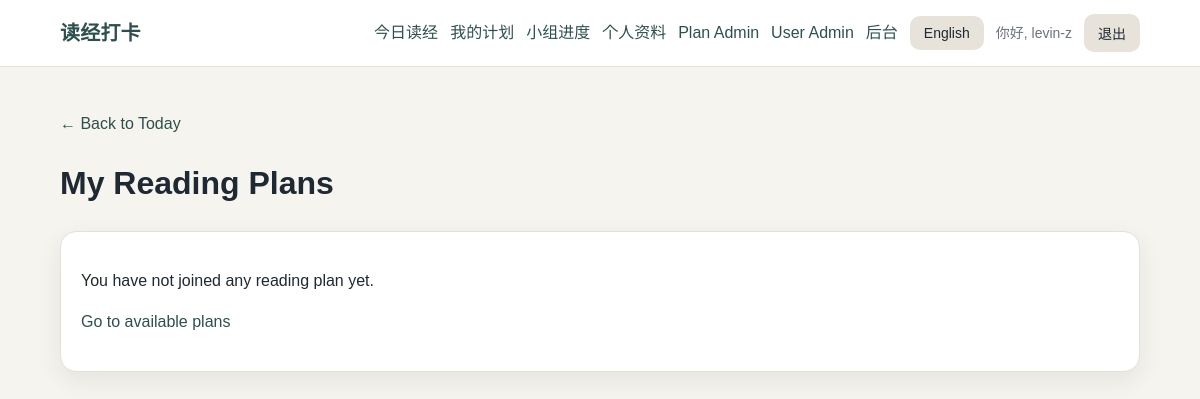
Page /plans/my/ (signed in) on the earlier database version.
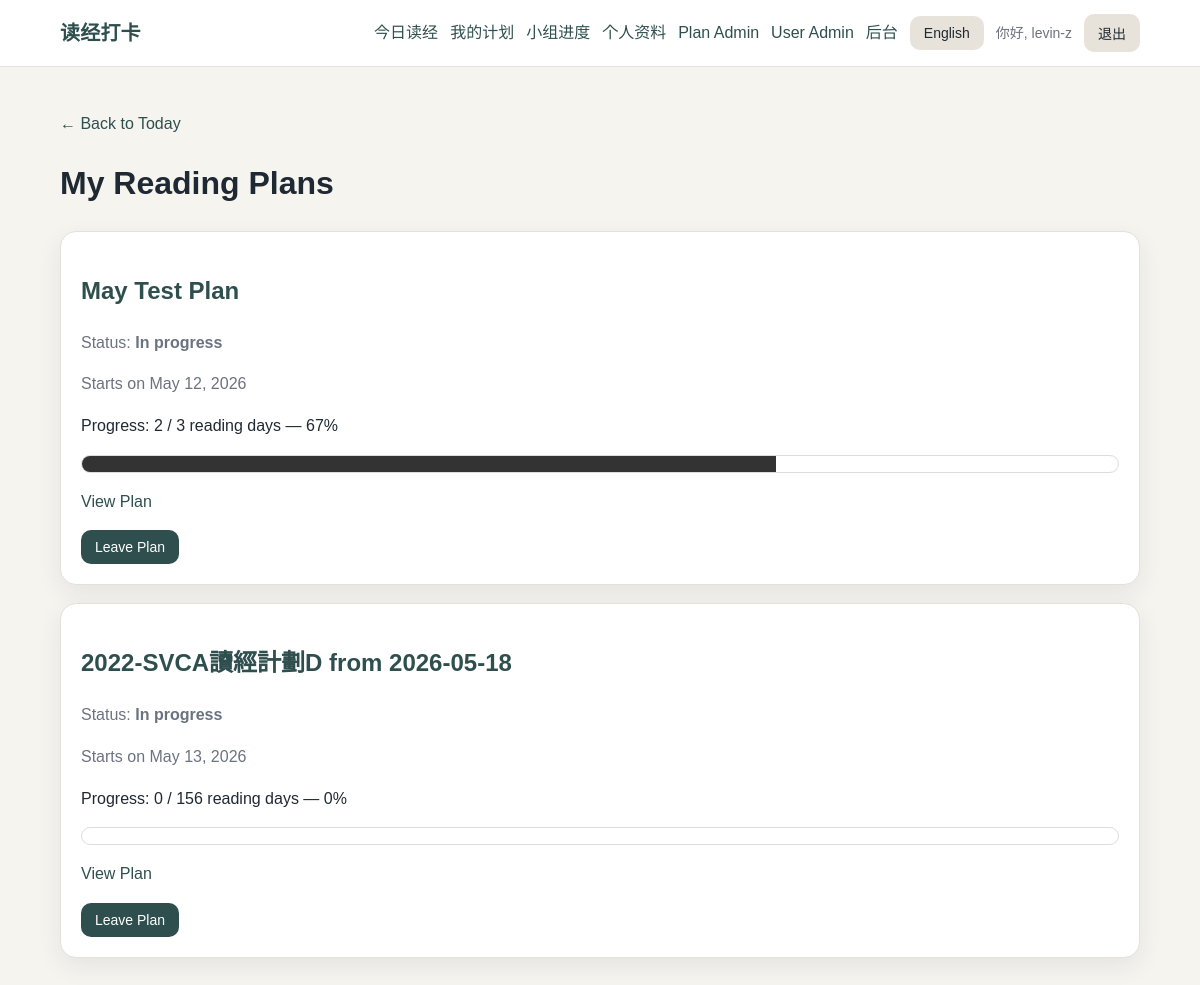
Same page on the later database version.
### reading/models.py (models this page shows, shortened)
class PlanEnrollment(models.Model):
    user = models.ForeignKey(settings.AUTH_USER_MODEL, on_delete=models.CASCADE, related_name="plan_enrollments")
    active_plan = models.ForeignKey(ActivePlan, on_delete=models.CASCADE, related_name="enrollments")
    joined_at = models.DateTimeField(auto_now_add=True)
    class Meta:
        constraints = [
            models.UniqueConstraint(
                fields=["user", "active_plan"],
                name="unique_user_active_plan_enrollment",
            )
        ]

class ActivePlan(models.Model):
    plan = models.ForeignKey(ReadingPlan, on_delete=models.PROTECT, related_name="active_runs")
    start_date = models.DateField()
    title = models.CharField(max_length=150, blank=True)
    class Meta:
        ordering = ["-start_date"]
    def __str__(self):
        return self.title or f"{self.plan.name} from {self.start_date}"
    def current_day_number(self):
        delta = timezone.localdate() - self.start_date
        return delta.days + 1

### reading/views.py (the view)
# urls.py: path("plans/my/", views.my_plans, name="my_plans"),
@login_required
def my_plans(request):
    enrollments = (
        PlanEnrollment.objects.filter(user=request.user)
        .select_related("active_plan", "active_plan__plan")
        .order_by("-joined_at")
    )
    plan_rows = []
    for enrollment in enrollments:
        active_plan = enrollment.active_plan
        plan_days = list(
            ReadingPlanDay.objects.filter(plan=active_plan.plan).order_by("day_number")
        )
        total_reading_days = len(plan_days)
        checked_days = CheckIn.objects.filter(
            user=request.user,
            active_plan=active_plan,
        ).count()
        progress_percent = (
            round((checked_days / total_reading_days) * 100)
            if total_reading_days
            else 0
        )
        max_day_number = (
            ReadingPlanDay.objects.filter(plan=active_plan.plan)
            .aggregate(max_day=Max("day_number"))
            .get("max_day")
            or 0
        )
        current_day_number = active_plan.current_day_number()
        if current_day_number < 1:
            status = "Not started"
        elif max_day_number and current_day_number > max_day_number:
            status = "Ended"
        else:
            status = "In progress"
        plan_rows.append(
            {
                "enrollment": enrollment,
                "active_plan": active_plan,
                "status": status,
                "checked_days": checked_days,
                "total_reading_days": total_reading_days,
                "progress_percent": progress_percent,
            }
        )
    return render(request, "reading/my_plans.html", {"plan_rows": plan_rows})

### accounts/context_processors.py (called while the page is built)
def language_context(request):
    language = get_user_language(request)
    other_language = "en" if language == "zh" else "zh"
    return {
        "language": language,
        "language_label": SUPPORTED_LANGUAGES[language],
        "other_language": other_language,
        "other_language_label": SUPPORTED_LANGUAGES[other_language],
        "supported_languages": SUPPORTED_LANGUAGES,
        "ui": UI_TEXT[language],
    }

### accounts/language.py (called while the page is built)
def normalize_language(language):
    if language in SUPPORTED_LANGUAGES:
        return language
    return DEFAULT_LANGUAGE

def get_user_language(request):
    language = request.GET.get("lang") or request.session.get("language")
    if language:
        return normalize_language(language)
    if request.user.is_authenticated:
        profile = getattr(request.user, "profile", None)
        if profile and profile.preferred_language:
            return normalize_language(profile.preferred_language)
    return DEFAULT_LANGUAGE

### templates/reading/my_plans.html (shortened to what this page needs)
{% extends "base.html" %}
{% block content %}
<p>
    <a href="{% url 'home' %}">← Back to Today</a>
</p>
<h1>My Reading Plans</h1>
{% if plan_rows %}
    {% for row in plan_rows %}
<div class="card">
    <h2>
        <a href="{% url 'active_plan_detail' row.active_plan.id %}">
            {{ row.active_plan }}
        </a>
    </h2>
    <p class="muted">
        Status: <strong>{{ row.status }}</strong>
    </p>
    <p class="muted">
        Starts on {{ row.active_plan.start_date }}
    </p>
    <p>
        Progress:
        {{ row.checked_days }} / {{ row.total_reading_days }} reading days
        — {{ row.progress_percent }}%
    </p>
    <div style="border: 1px solid #ddd; height: 18px; border-radius: 999px; overflow: hidden; margin-bottom: 12px;">
        <div style="height: 18px; width: {{ row.progress_percent }}%; background: #333;"></div>
    </div>
    <p>
        <a href="{% url 'active_plan_detail' row.active_plan.id %}">
            View Plan
        </a>
    </p>
    <form method="post" action="{% url 'leave_active_plan' row.active_plan.id %}">
        <button type="submit">
            Leave Plan
        </button>
    </form>
</div>
    {% endfor %}
{% else %}
<div class="card">
    <p>You have not joined any reading plan yet.</p>
    <p>
        <a href="{% url 'home' %}">Go to available plans</a>
    </p>
</div>
{% endif %}
{% endblock %}

### templates/base.html (shortened to what this page needs)
{% load static %}
<!doctype html>
<html lang="en">
<head>
    <link rel="stylesheet" href="{% static 'css/app.css' %}">
</head>
<body>
    <header class="site-header">
        <div class="site-header-inner">
            <a class="brand" href="{% url 'home' %}">{{ ui.site_title }}</a>
            <nav class="nav">
                {% if user.is_authenticated %}
                <a href="{% url 'home' %}">{{ ui.today }}</a>
                <a href="{% url 'my_plans' %}">{{ ui.my_plans }}</a>
                <a href="{% url 'my_group_progress' %}">{{ ui.group_progress }}</a>
                <a href="{% url 'profile' %}">{{ ui.profile }}</a>
                {% if user.is_staff %}
                <a href="{% url 'staff_reading_plan_list' %}">Plan Admin</a>
                <a href="{% url 'staff_user_list' %}">User Admin</a>
                <a href="{% url 'admin:index' %}">{{ ui.admin }}</a>
                {% endif %}
                <form method="post" action="{% url 'change_language' %}" class="inline-form">
                    <button type="submit" class="button-secondary">
                        {{ other_language_label }}
                    </button>
                </form>
                <span class="nav-user">{{ ui.hi }}, {{ user.username }}</span>
                <form method="post" action="{% url 'logout' %}" class="inline-form">
                    <button type="submit" class="button-secondary">{{ ui.logout }}</button>
                </form>
                {% endif %}
            </nav>
        </div>
    </header>
    <main class="container">
        {% block content %}{% endblock %}
    </main>
</body>
</html>

### static/css/app.css (style rules this page uses)
:root { --bg: #f6f4ef; --surface: #ffffff; --surface-soft: #fbfaf7; --text: #1f2933; --muted: #6b7280; --border: #e5e0d8; --primary: #2f4f4f; --primary-hover: #243d3d; --danger: #9f2f2f; --shadow: 0 8px 24px rgba(31, 41, 51, 0.08); --radius: 16px; }
* { box-sizing: border-box; }
body { margin: 0; background: var(--bg); color: var(--text); font-family: Arial, "Helvetica Neue", sans-serif; line-height: 1.6; }
a { color: var(--primary); text-decoration: none; }
.site-header { background: var(--surface); border-bottom: 1px solid var(--border); position: sticky; top: 0; z-index: 10; }
.site-header-inner { max-width: 1120px; margin: 0 auto; padding: 14px 20px; display: flex; align-items: center; justify-content: space-between; gap: 16px; }
.brand { font-weight: 700; font-size: 20px; letter-spacing: 0.2px; }
.nav { display: flex; align-items: center; gap: 12px; flex-wrap: wrap; }
.nav-user { color: var(--muted); font-size: 14px; }
.container { max-width: 1120px; margin: 0 auto; padding: 28px 20px 48px; }
.card { background: var(--surface); border: 1px solid var(--border); border-radius: var(--radius); padding: 20px; margin-bottom: 18px; box-shadow: var(--shadow); }
.muted { color: var(--muted); }
button, .button { display: inline-block; border: none; border-radius: 10px; background: var(--primary); color: white; padding: 9px 14px; font-size: 14px; cursor: pointer; text-decoration: none; }
.button-secondary { background: #e8e3da; color: var(--text); }
.inline-form { display: inline; }

Differences in the rows shown:
added PlanEnrollment: active_plan "May Test Plan", status "In progress", active_plan.start_date "May 12, 2026", checked_days "2", total_reading_days "3", progress_percent "67"
added PlanEnrollment: active_plan "2022-SVCA讀經計劃D from 2026-05-18", status "In progress", active_plan.start_date "May 13, 2026", checked_days "0", total_reading_days "156", progress_percent "0"
Other differences:
text no longer shown: "You have not joined any reading plan yet. Go to available plans"
